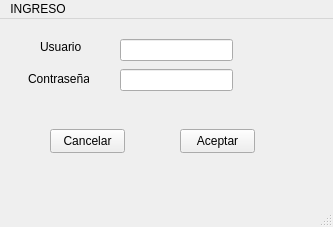
<?xml version="1.0" encoding="UTF-8"?>
<ui version="4.0">
 <class>MainWindow</class>
 <widget class="QMainWindow" name="MainWindow">
  <property name="geometry">
   <rect>
    <x>0</x>
    <y>0</y>
    <width>333</width>
    <height>227</height>
   </rect>
  </property>
  <property name="windowTitle">
   <string>MainWindow</string>
  </property>
  <widget class="QWidget" name="centralwidget">
   <widget class="QLabel" name="label">
    <property name="geometry">
     <rect>
      <x>40</x>
      <y>20</y>
      <width>49</width>
      <height>16</height>
     </rect>
    </property>
    <property name="text">
     <string>Usuario</string>
    </property>
   </widget>
   <widget class="QLabel" name="label_2">
    <property name="geometry">
     <rect>
      <x>28</x>
      <y>50</y>
      <width>61</width>
      <height>20</height>
     </rect>
    </property>
    <property name="text">
     <string>Contraseña</string>
    </property>
   </widget>
   <widget class="QLineEdit" name="usuario">
    <property name="geometry">
     <rect>
      <x>120</x>
      <y>20</y>
      <width>113</width>
      <height>22</height>
     </rect>
    </property>
   </widget>
   <widget class="QLineEdit" name="Password">
    <property name="geometry">
     <rect>
      <x>120</x>
      <y>50</y>
      <width>113</width>
      <height>22</height>
     </rect>
    </property>
    <property name="text">
     <string/>
    </property>
    <property name="echoMode">
     <enum>QLineEdit::Password</enum>
    </property>
   </widget>
   <widget class="QPushButton" name="pushButton">
    <property name="geometry">
     <rect>
      <x>50</x>
      <y>110</y>
      <width>75</width>
      <height>24</height>
     </rect>
    </property>
    <property name="text">
     <string>Cancelar</string>
    </property>
   </widget>
   <widget class="QPushButton" name="pushButton_2">
    <property name="geometry">
     <rect>
      <x>180</x>
      <y>110</y>
      <width>75</width>
      <height>24</height>
     </rect>
    </property>
    <property name="text">
     <string>Aceptar</string>
    </property>
   </widget>
  </widget>
  <widget class="QMenuBar" name="menubar">
   <property name="geometry">
    <rect>
     <x>0</x>
     <y>0</y>
     <width>333</width>
     <height>22</height>
    </rect>
   </property>
   <widget class="QMenu" name="menuINGRESO">
    <property name="title">
     <string>INGRESO</string>
    </property>
   </widget>
   <addaction name="menuINGRESO"/>
  </widget>
  <widget class="QStatusBar" name="statusbar"/>
 </widget>
 <resources/>
 <connections/>
</ui>
